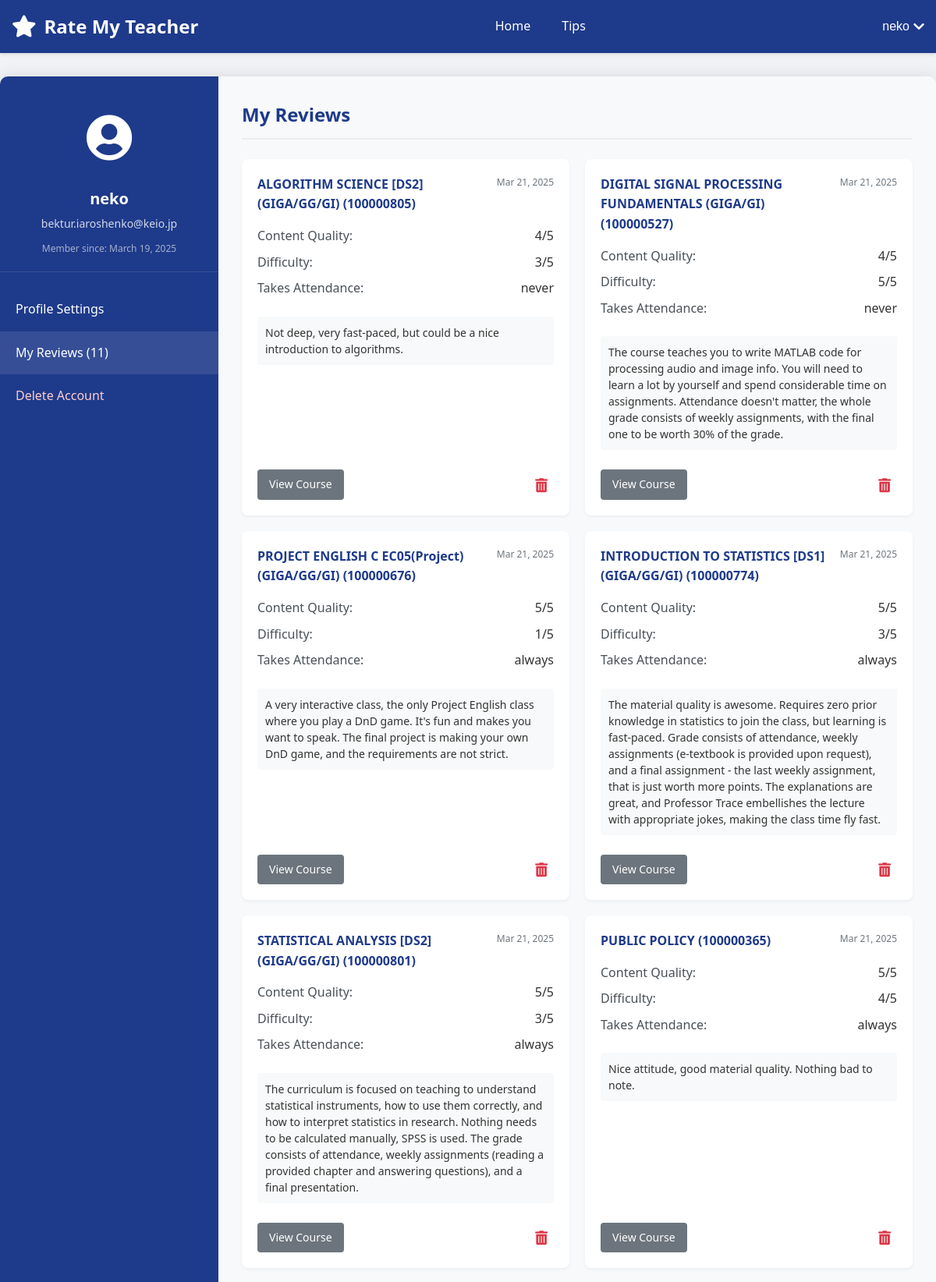
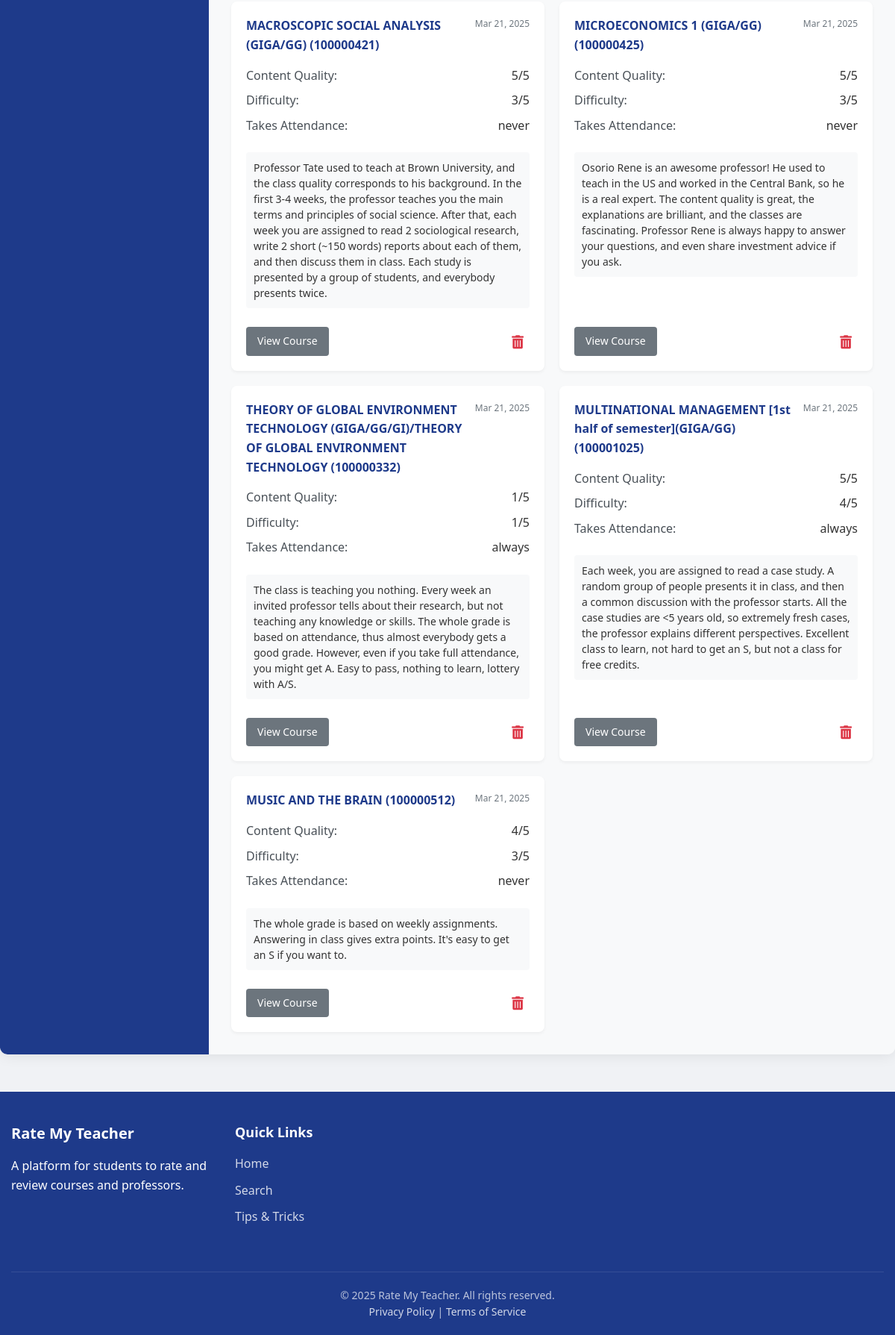
The app's page /account-section.php (signed in) with its own data (2 pictures, top to bottom).
### tables this page shows
CREATE TABLE users (
        id INTEGER PRIMARY KEY AUTOINCREMENT,
        username TEXT NOT NULL UNIQUE,
        email TEXT NOT NULL UNIQUE,
        password TEXT NOT NULL,
        created_at TIMESTAMP DEFAULT CURRENT_TIMESTAMP,
        is_verified INTEGER DEFAULT 0,
        verification_token TEXT DEFAULT NULL,
        token_expiry TIMESTAMP DEFAULT NULL
    );

CREATE TABLE ratings (
        id INTEGER PRIMARY KEY AUTOINCREMENT,
        user_id INTEGER NOT NULL,
        professor_id INTEGER NOT NULL,
        course_id INTEGER NOT NULL,
        rating REAL NOT NULL,
        content_rating INTEGER,
        difficulty_rating INTEGER,
        grade TEXT,
        textbook TEXT,
        attendance_check TEXT,
        first_half TEXT,
        second_half TEXT,
        comment TEXT,
        created_at TIMESTAMP DEFAULT CURRENT_TIMESTAMP, is_anonymous INTEGER DEFAULT 0,
        FOREIGN KEY (user_id) REFERENCES users(id) ON DELETE CASCADE,
        FOREIGN KEY (professor_id) REFERENCES professors(id) ON DELETE CASCADE,
        FOREIGN KEY (course_id) REFERENCES courses(id) ON DELETE CASCADE
    );

CREATE TABLE courses (
        id INTEGER PRIMARY KEY AUTOINCREMENT,
        name TEXT NOT NULL,
        course_code TEXT,
        description TEXT,
        professor_id INTEGER,
        semester TEXT,
        avg_content_quality REAL DEFAULT 0,
        avg_difficulty REAL DEFAULT 0,
        overall_rating REAL DEFAULT 0,
        review_count INTEGER DEFAULT 0,
        FOREIGN KEY (professor_id) REFERENCES professors(id) ON DELETE SET NULL
    );

### account-section.php (the view, shortened to what this page needs)
<?php
require_once __DIR__ . "/config.php";
$username = $_SESSION["username"];
$email = $_SESSION["email"];
$user_id = $_SESSION["id"];
$reviews_count = 0;
$reviews = [];
try {
    $columns_sql = "PRAGMA table_info(ratings)";
    $columns_result = $conn->query($columns_sql);
    $has_comments_field = false;
    $has_comment_field = false;
    while ($column = $columns_result->fetchArray(SQLITE3_ASSOC)) {
        if ($column['name'] === 'comment') {
            $has_comment_field = true;
        }
    }
    $course_columns_sql = "PRAGMA table_info(courses)";
    $course_columns_result = $conn->query($course_columns_sql);
    $course_name_field = 'name';
    $course_code_field = 'course_code';
    while ($column = $course_columns_result->fetchArray(SQLITE3_ASSOC)) {
        if ($column['name'] === 'name') {
            $course_name_field = 'name';
        }
    }
    $comment_field = $has_comments_field ? 'r.comments' : ($has_comment_field ? 'r.comment' : 'NULL');
    $review_sql = "SELECT r.*,
                  c.$course_name_field AS course_name,
                  c.$course_code_field AS course_code,
                  $comment_field AS review_text
                  FROM ratings r
                  JOIN courses c ON r.course_id = c.id
                  WHERE r.user_id = :user_id
                  ORDER BY r.created_at DESC";
    $review_stmt = $conn->prepare($review_sql);
    $review_stmt->bindValue(':user_id', $user_id, SQLITE3_INTEGER);
    $result = $review_stmt->execute();
    while ($row = $result->fetchArray(SQLITE3_ASSOC)) {
        if ($has_comments_field) {
            $row['comments'] = $row['comments'] ?? '';
        } elseif ($has_comment_field) {
            $row['comments'] = $row['comment'] ?? '';
        } else {
            $row['comments'] = '';
        }
        $row['content_quality'] = $row['content_quality'] ?? ($row['content_rating'] ?? 3);
        $row['difficulty'] = $row['difficulty'] ?? ($row['difficulty_rating'] ?? 3);
        $row['takes_attendance'] = $row['attendance_check'] ?? 'Unknown';
        $reviews[] = $row;
        $reviews_count++;
    }
} catch (Exception $e) {
    error_log("Error fetching reviews: " . $e->getMessage());
}
$join_date = "";
try {
    $date_sql = "SELECT created_at FROM users WHERE id = :user_id";
    $date_stmt = $conn->prepare($date_sql);
    $date_stmt->bindValue(':user_id', $user_id, SQLITE3_INTEGER);
    $result = $date_stmt->execute();
    if ($row = $result->fetchArray(SQLITE3_ASSOC)) {
        $join_date = date("F j, Y", strtotime($row["created_at"]));
    }
} catch (Exception $e) {
    $join_date = "Unknown";
}
include_once "header.php";
?>
<div class="account-page-container">
    <div class="account-sidebar">
        <div class="user-profile">
            <div class="profile-avatar">
                <i class="fas fa-user-circle"></i>
            </div>
            <h3><?php echo htmlspecialchars($username); ?></h3>
            <p class="user-email"><?php echo htmlspecialchars($email); ?></p>
            <p class="join-date">Member since: <?php echo $join_date; ?></p>
        </div>
        <ul class="sidebar-nav">
            <li><a href="#profile-settings" data-section="profile-settings">Profile Settings</a></li>
            <li class="active"><a href="#my-reviews" data-section="my-reviews">My Reviews (<?php echo $reviews_count; ?>)</a></li>
            <li class="danger-item"><a href="#delete-account" data-section="delete-account">Delete Account</a></li>
        </ul>
    </div>
    <div class="account-content">
        <div id="my-reviews" class="account-section active">
            <h2>My Reviews</h2>
            <?php if (count($reviews) > 0): ?>
                <div class="reviews-list">
                <?php foreach ($reviews as $review): ?>
                    <div class="review-card">
                        <div class="review-header">
                            <h3><?php echo htmlspecialchars($review["course_name"]); ?> (<?php echo htmlspecialchars($review["course_code"]); ?>)</h3>
                            <span class="review-date"><?php echo date("M j, Y", strtotime($review["created_at"])); ?></span>
                        </div>
                        <div class="review-ratings">
                            <div class="rating-item">
                                <span class="rating-label">Content Quality:</span>
                                <span class="rating-value"><?php echo $review["content_quality"]; ?>/5</span>
                            </div>
                            <div class="rating-item">
                                <span class="rating-label">Difficulty:</span>
                                <span class="rating-value"><?php echo $review["difficulty"]; ?>/5</span>
                            </div>
                            <?php if (isset($review["takes_attendance"])): ?>
                            <div class="rating-item">
                                <span class="rating-label">Takes Attendance:</span>
                                <span class="rating-value"><?php echo htmlspecialchars($review["takes_attendance"]); ?></span>
                            </div>
                            <?php endif; ?>
                        </div>
                        <?php
                        $reviewText = '';
                        if (!empty($review["comments"])) {
                            $reviewText = $review["comments"];
                        } elseif (!empty($review["comment"])) {
                            $reviewText = $review["comment"];
                        } elseif (!empty($review["review_text"])) {
                            $reviewText = $review["review_text"];
                        }
                        if (!empty($reviewText)):
                        ?>
                            <div class="review-comment">
                                <p><?php echo htmlspecialchars($reviewText); ?></p>
                            </div>
                        <?php endif; ?>
                        <div class="review-actions">
                            <a href="course.php?course=<?php echo urlencode($review["course_name"]); ?>&professor=<?php echo isset($review["professor_name"]) ? urlencode($review["professor_name"]) : ''; ?>" class="btn-secondary">View Course</a>
                            <button type="button" class="delete-review" data-review-id="<?php echo isset($review["id"]) ? $review["id"] : ''; ?>">
                                <i class="fas fa-trash-alt"></i>
                            </button>
                        </div>
                    </div>
                <?php endforeach; ?>
                </div>
            <?php endif; ?>
        </div>
    </div>
</div>
<?php
include_once __DIR__ . "/footer.php";
?>

### header.php (style rules this page uses)
* { margin: 0; padding: 0; box-sizing: border-box; }
body { font-family: 'Segoe UI', Tahoma, Geneva, Verdana, sans-serif; line-height: 1.6; color: #333; background-color: #f0f2f5; }

### account-section.php (style rules this page uses)
.account-page-container { display: flex; max-width: 1200px; margin: 30px auto; background-color: #fff; border-radius: 10px; box-shadow: 0 0 20px rgba(0, 0, 0, 0.1); overflow: hidden; height: auto; }
.account-sidebar { width: 280px; background-color: #1e3a8a; color: #fff; padding: 30px 0; }
.user-profile { padding: 0 20px 20px; text-align: center; border-bottom: 1px solid rgba(255, 255, 255, 0.1); }
.profile-avatar { font-size: 60px; margin-bottom: 15px; }
.user-profile h3 { margin: 0 0 5px; font-size: 20px; }
.user-email { margin: 0 0 10px; font-size: 14px; opacity: 0.8; }
.join-date { font-size: 12px; opacity: 0.6; }
.sidebar-nav { list-style: none; padding: 0; margin: 20px 0 0 0; }
.sidebar-nav li { padding: 0; margin: 0; }
.sidebar-nav li a { display: block; padding: 15px 20px; color: #fff; text-decoration: none; transition: background-color 0.2s; }
.sidebar-nav li a:hover, .sidebar-nav li.active a { background-color: rgba(255, 255, 255, 0.1); }
.sidebar-nav li.danger-item a { color: #ffcccc; }
.account-content { flex: 1; padding: 30px; background-color: #f8f9fa; overflow-y: auto; max-width: calc(100% - 280px); }
.account-section { display: none; }
.account-section.active { display: block; }
.account-section h2 { color: #1e3a8a; margin-top: 0; margin-bottom: 25px; padding-bottom: 10px; border-bottom: 2px solid #e9ecef; }
.btn-secondary { background-color: #6c757d; color: white; padding: 8px 15px; border: none; border-radius: 4px; cursor: pointer; font-size: 14px; transition: background-color 0.2s; text-decoration: none; display: inline-block; }
.reviews-list { display: grid; grid-template-columns: repeat(auto-fit, minmax(300px, 1fr)); gap: 20px; width: 100%; }
.review-card { background-color: #fff; border-radius: 8px; padding: 20px; box-shadow: 0 2px 4px rgba(0, 0, 0, 0.05); display: flex; flex-direction: column; height: auto; overflow: hidden; box-sizing: border-box; }
.review-header { display: flex; justify-content: space-between; align-items: flex-start; margin-bottom: 15px; width: 100%; }
.review-header h3 { margin: 0; font-size: 16px; color: #1e3a8a; flex: 1; padding-right: 10px; }
.review-date { font-size: 12px; color: #6c757d; white-space: nowrap; }
.review-ratings { margin-bottom: 15px; width: 100%; }
.rating-item { display: flex; justify-content: space-between; margin-bottom: 8px; }
.rating-label { font-weight: 500; color: #495057; }
.review-comment { padding: 10px; background-color: #f8f9fa; border-radius: 4px; margin-bottom: 15px; width: 100%; box-sizing: border-box; }
.review-comment p { margin: 0; font-size: 14px; line-height: 1.5; }
.review-actions { display: flex; justify-content: space-between; align-items: center; margin-top: auto; padding-top: 10px; width: 100%; }
.delete-review { background: none; border: none; color: #dc3545; font-size: 18px; cursor: pointer; padding: 8px; border-radius: 50%; transition: all 0.2s; display: flex; align-items: center; justify-content: center; }

### records on screen
users: created_at "March 19, 2025"
ratings: course.name "ALGORITHM SCIENCE [DS2](GIGA/GG/GI)", course.course_code "100000805", created_at "Mar 21, 2025", content_rating "4", difficulty "3", attendance_check "never", reviewText "Not deep, very fast-paced, but could be a nice introduction to algorithms."
ratings: course.name "DIGITAL SIGNAL PROCESSING FUNDAMENTALS (GIGA/GI)", course.course_code "100000527", created_at "Mar 21, 2025", content_rating "4", difficulty_rating "5", attendance_check "never", reviewText "The course teaches you to write MATLAB code for processing audio and image info. You will need to learn a lot by yourself and spend considerable time on assignments. Attendance doesn't matter, the whole grade consists of weekly assignments, with the final one to be worth 30% of the grade."
ratings: course.name "PROJECT ENGLISH C EC05(Project)(GIGA/GG/GI)", course.course_code "100000676", created_at "Mar 21, 2025", content_rating "5", difficulty_rating "1", attendance_check "always", reviewText "A very interactive class, the only Project English class where you play a DnD game. It's fun and makes you want to speak. The final project is making your own DnD game, and the requirements are not strict."
ratings: course.name "INTRODUCTION TO STATISTICS [DS1](GIGA/GG/GI)", course.course_code "100000774", created_at "Mar 21, 2025", content_rating "5", difficulty_rating "3", attendance_check "always", reviewText "The material quality is awesome. Requires zero prior knowledge in statistics to join the class, but learning is fast-paced. Grade consists of attendance, weekly assignments (e-textbook is provided upon request), and a final assignment - the last weekly assignment, that is just worth more points. The explanations are great, and Professor Trace embellishes the lecture with appropriate jokes, making the class time fly fast."
ratings: course.name "STATISTICAL ANALYSIS [DS2](GIGA/GG/GI)", course.course_code "100000801", created_at "Mar 21, 2025", content_rating "5", difficulty_rating "3", attendance_check "always", reviewText "The curriculum is focused on teaching to understand statistical instruments, how to use them correctly, and how to interpret statistics in research. Nothing needs to be calculated manually, SPSS is used. The grade consists of attendance, weekly assignments (reading a provided chapter and answering questions), and a final presentation."
ratings: course.name "PUBLIC POLICY", course.course_code "100000365", created_at "Mar 21, 2025", content_rating "5", difficulty_rating "4", attendance_check "always", reviewText "Nice attitude, good material quality. Nothing bad to note."
ratings: course.name "MACROSCOPIC SOCIAL ANALYSIS (GIGA/GG)", course.course_code "100000421", created_at "Mar 21, 2025", content_rating "5", difficulty_rating "3", attendance_check "never", reviewText "Professor Tate used to teach at Brown University, and the class quality corresponds to his background. In the first 3-4 weeks, the professor teaches you the main terms and principles of social science. After that, each week you are assigned to read 2 sociological research, write 2 short (~150 words) reports about each of them, and then discuss them in class. Each study is presented by a group of students, and everybody presents twice."
ratings: course.name "MICROECONOMICS 1 (GIGA/GG)", course.course_code "100000425", created_at "Mar 21, 2025", content_rating "5", difficulty_rating "3", attendance_check "never", reviewText "Osorio Rene is an awesome professor! He used to teach in the US and worked in the Central Bank, so he is a real expert. The content quality is great, the explanations are brilliant, and the classes are fascinating. Professor Rene is always happy to answer your questions, and even share investment advice if you ask."
ratings: course.name "THEORY OF GLOBAL ENVIRONMENT TECHNOLOGY (GIGA/GG/GI)/THEORY OF GLOBAL ENVIRONMENT TECHNOLOGY", course.course_code "100000332", created_at "Mar 21, 2025", content_rating "1", difficulty_rating "1", attendance_check "always", reviewText "The class is teaching you nothing. Every week an invited professor tells about their research, but not teaching any knowledge or skills. The whole grade is based on attendance, thus almost everybody gets a good grade. However, even if you take full attendance, you might get A. Easy to pass, nothing to learn, lottery with A/S."
ratings: course.name "MULTINATIONAL MANAGEMENT [1st half of semester](GIGA/GG)", course.course_code "100001025", created_at "Mar 21, 2025", content_rating "5", difficulty_rating "4", attendance_check "always", reviewText "Each week, you are assigned to read a case study. A random group of people presents it in class, and then a common discussion with the professor starts. All the case studies are <5 years old, so extremely fresh cases, the professor explains different perspectives. Excellent class to learn, not hard to get an S, but not a class for free credits."
ratings: course.name "MUSIC AND THE BRAIN", course.course_code "100000512", created_at "Mar 21, 2025", content_rating "4", difficulty_rating "3", attendance_check "never", reviewText "The whole grade is based on weekly assignments. Answering in class gives extra points. It's easy to get an S if you want to."

### other values on screen
$_SESSION["username"] "neko"
$username "neko"
$email "bektur.iaroshenko@keio.jp"
$reviews_count "11"
